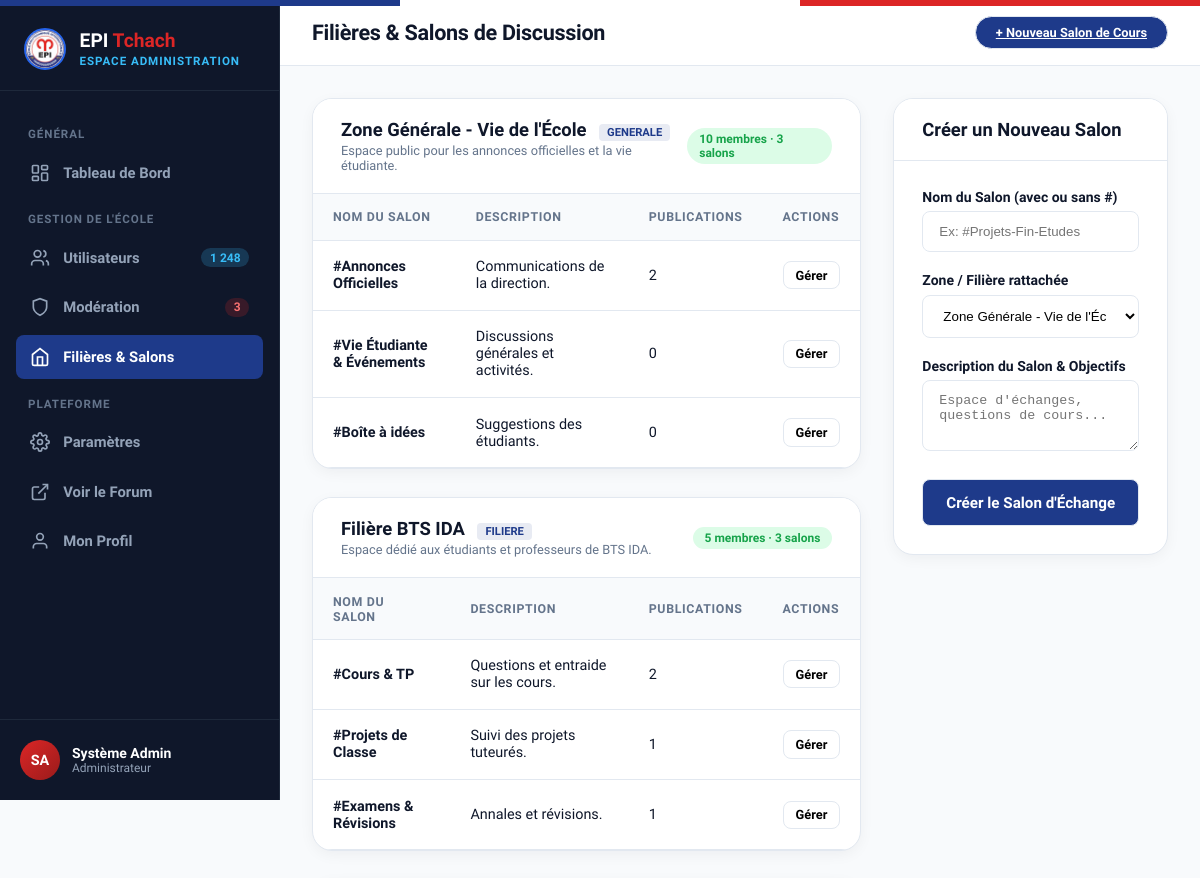
Before: /admin/categories (signed in, upper part) with the older database file.
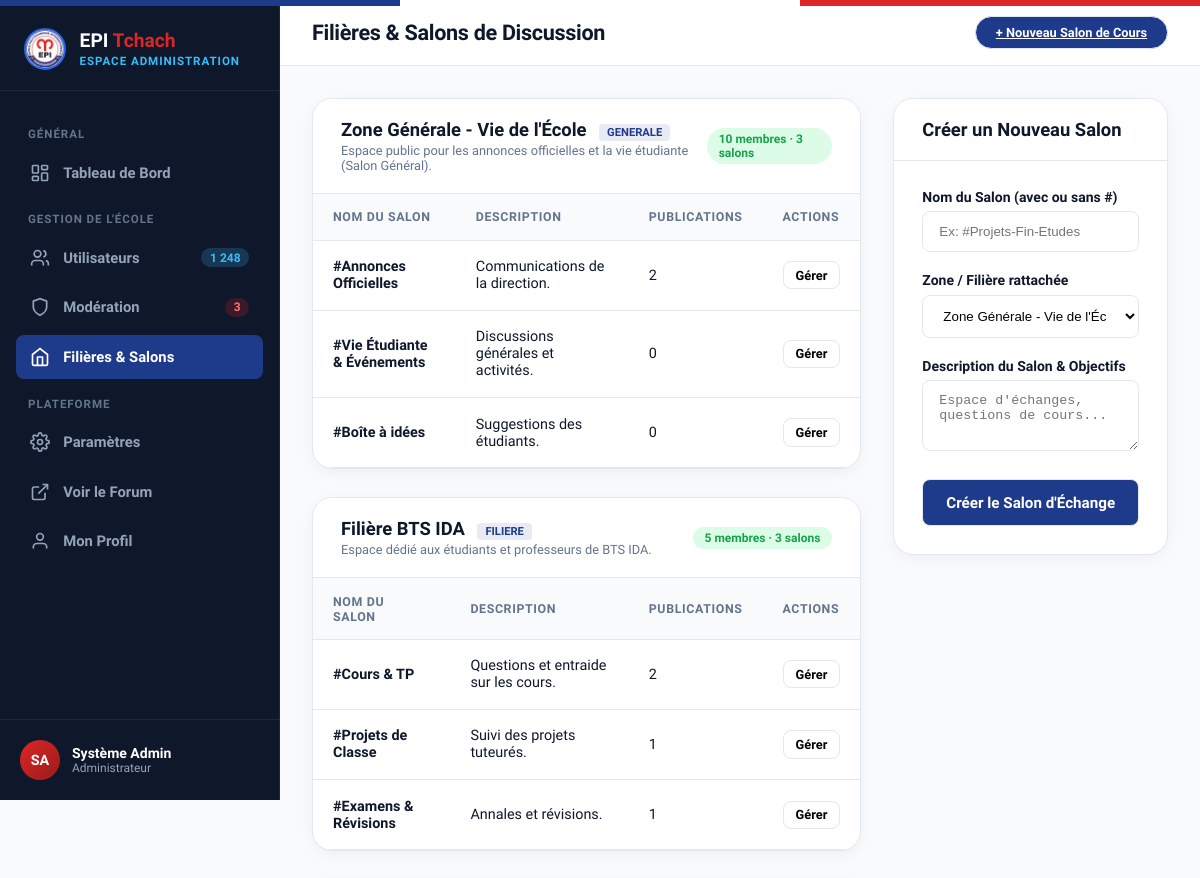
After: the same page with the newer database file.
### tables this page shows
CREATE TABLE zones (
    id              INT UNSIGNED AUTO_INCREMENT PRIMARY KEY,
    nom             VARCHAR(150) NOT NULL,
    type_zone       ENUM('generale','filiere','professeurs','delegation') NOT NULL,
    description     TEXT DEFAULT NULL,
    createur_id     INT UNSIGNED DEFAULT NULL,
    est_active      BOOLEAN NOT NULL DEFAULT TRUE,
    date_creation   DATETIME NOT NULL DEFAULT CURRENT_TIMESTAMP,
    FOREIGN KEY (createur_id) REFERENCES utilisateurs(id) ON DELETE SET NULL
);

CREATE TABLE categories (
    id          INT UNSIGNED AUTO_INCREMENT PRIMARY KEY,
    zone_id     INT UNSIGNED NOT NULL,
    nom         VARCHAR(150) NOT NULL,
    slug        VARCHAR(150) NOT NULL,
    description TEXT DEFAULT NULL,
    ordre       INT NOT NULL DEFAULT 0,
    est_active  BOOLEAN NOT NULL DEFAULT TRUE,
    FOREIGN KEY (zone_id) REFERENCES zones(id) ON DELETE CASCADE,
    UNIQUE KEY unique_slug_zone (zone_id, slug)
);

### controllers/AdminController.php (called while the page is built, shortened)
<?php
if (defined('ROOT_PATH')) {
    require_once ROOT_PATH . '/models/Salon.php';
} else {
    require_once dirname(__DIR__) . '/models/Admin.php';
    require_once dirname(__DIR__) . '/models/Salon.php';
}
class AdminController {
    private Salon $salonModel;
    public function __construct() {
        $this->adminModel = new Admin();
        $pdo = method_exists($this->adminModel, 'getPdo') ? $this->adminModel->getPdo() : null;
        $this->salonModel = new Salon($pdo);
    }
    public function categories(): void {
        global $baseUrl, $base, $assetBase, $asset;
        $zones = $this->salonModel->getZonesWithCategories();
        require_once ROOT_PATH . '/views/desktop/admin/categories.php';
    }
}

### models/Salon.php (called while the page is built, shortened)
<?php
class Salon {
    private ?PDO $pdo;
    public function __construct(?PDO $pdo = null) {
        if ($pdo !== null) {
            $this->pdo = $pdo;
        }
    }
    public function getZonesWithCategories(): array {
        $zonesStmt = $this->pdo->query("
            SELECT z.*,
                   (SELECT COUNT(*) FROM appartenance_zones WHERE zone_id = z.id) as membres_count,
                   (SELECT COUNT(*) FROM categories WHERE zone_id = z.id) as categories_count
            FROM zones z
            ORDER BY z.type_zone ASC, z.nom ASC
        ");
        $zones = $zonesStmt ? $zonesStmt->fetchAll() : [];
        foreach ($zones as &$zone) {
            $catStmt = $this->pdo->prepare("
                SELECT c.*,
                       (SELECT COUNT(*) FROM publications WHERE categorie_id = c.id) as publications_count
                FROM categories c
                WHERE c.zone_id = :zone_id
                ORDER BY c.ordre ASC, c.nom ASC
            ");
            $catStmt->execute(['zone_id' => $zone['id']]);
            $zone['categories'] = $catStmt->fetchAll();
        }
        return $zones;
    }
}

### views/desktop/admin/categories.php (the view, shortened to what this page needs)
<?php
$activeAdminPage = 'categories';
$asset = isset($assetBase) ? $assetBase : (isset($baseUrl) ? $baseUrl . '/public/assets' : '/public/assets');
$zones = isset($zones) ? $zones : [];
?>
<!DOCTYPE html>
<html lang="fr">
<head>
  <link rel="stylesheet" href="<?= $asset ?>/css/desktop/admin.css" />
</head>
<body>
  <div class="admin-tricolor"></div>
  <div class="admin-wrapper">
    <?php include ROOT_PATH . '/views/desktop/partials/admin-sidebar.php'; ?>
    <main class="admin-main-area">
      <header class="admin-topbar">
        <div class="topbar-left">
          <h1 class="page-title">Filières & Salons de Discussion</h1>
        </div>
        <div class="topbar-right">
          <a href="#nouveau-salon" class="btn-table-action" style="background:var(--admin-primary); color:#ffffff; padding:0.5rem 1.25rem; border-radius:9999px;">
            + Nouveau Salon de Cours
          </a>
        </div>
      </header>
      <div class="admin-content">
        <div class="admin-section-grid" style="grid-template-columns: 2fr 1fr; gap: 2rem;">
          <div style="display:flex; flex-direction:column; gap:1.75rem;">
            <?php if (empty($zones)): ?>
              <div class="admin-card" style="text-align:center; padding:2.5rem; color:var(--admin-muted);">
                <p style="font-weight:600; font-size:1rem;">Aucune zone ou filière enregistrée pour le moment.</p>
                <span style="font-size:0.85rem;">Utilisez le formulaire à droite pour créer votre premier salon.</span>
              </div>
            <?php else: ?>
              <?php foreach ($zones as $zone): ?>
                <div class="admin-card">
                  <div class="card-header-flex">
                    <div>
                      <h2 class="card-title">
                        <?= htmlspecialchars($zone['nom']) ?>
                        <span style="font-size:0.7rem; font-weight:700; padding:2px 8px; background:rgba(30,58,138,0.1); color:var(--admin-primary); border-radius:4px; text-transform:uppercase; margin-left:0.5rem;">
                          <?= htmlspecialchars($zone['type_zone']) ?>
                        </span>
                      </h2>
                      <p style="font-size:0.8rem; color:var(--admin-muted); margin-top:0.2rem;"><?= htmlspecialchars($zone['description'] ?? 'Espace d\'échanges officiel') ?></p>
                    </div>
                    <span class="status-pill status-active"><?= (int)($zone['membres_count'] ?? 0) ?> membres · <?= (int)($zone['categories_count'] ?? 0) ?> salons</span>
                  </div>
                  <div class="table-responsive">
                    <table class="admin-table">
                      <thead>
                        <tr>
                          <th>Nom du Salon</th>
                          <th>Description</th>
                          <th>Publications</th>
                          <th>Actions</th>
                        </tr>
                      </thead>
                      <tbody>
                        <?php if (empty($zone['categories'])): ?>
                          <tr>
                            <td colspan="4" style="text-align:center; color:var(--admin-muted); padding:1rem;">Aucun salon d'échange dans cette zone.</td>
                          </tr>
                        <?php else: ?>
                          <?php foreach ($zone['categories'] as $cat): ?>
                            <tr>
                              <td><strong>#<?= htmlspecialchars($cat['nom']) ?></strong></td>
                              <td><?= htmlspecialchars($cat['description'] ?? 'Aucune description') ?></td>
                              <td><?= number_format((int)($cat['publications_count'] ?? 0), 0, ',', ' ') ?></td>
                              <td>
                                <button type="button" class="btn-table-action" onclick="alert('Salon #<?= htmlspecialchars($cat['nom']) ?> (ID: <?= (int)$cat['id'] ?>)');">Gérer</button>
                              </td>
                            </tr>
                          <?php endforeach; ?>
                        <?php endif; ?>
                      </tbody>
                    </table>
                  </div>
                </div>
              <?php endforeach; ?>
            <?php endif; ?>
          </div>
          <div>
            <div class="admin-card" id="nouveau-salon">
              <div class="card-header-flex">
                <h2 class="card-title">Créer un Nouveau Salon</h2>
              </div>
              <div class="card-body">
                <form id="newChannelForm" action="<?= $base ?>/admin/categories/create-category" method="POST" style="display:flex; flex-direction:column; gap:1.25rem;">
                  <div>
                    <label style="display:block; font-size:0.875rem; font-weight:700; margin-bottom:0.4rem;" for="salonNomInput">Nom du Salon (avec ou sans #)</label>
                    <input type="text" id="salonNomInput" name="nom" class="search-box" style="width:100%; border-radius:var(--radius-sm); border:1.5px solid var(--admin-border); background:#ffffff; padding:0.75rem 1rem;" placeholder="Ex: #Projets-Fin-Etudes" required />
                  </div>
                  <div>
                    <label style="display:block; font-size:0.875rem; font-weight:700; margin-bottom:0.4rem;" for="salonZoneSelect">Zone / Filière rattachée</label>
                    <select id="salonZoneSelect" name="zone_id" class="search-box" style="width:100%; border-radius:var(--radius-sm); border:1.5px solid var(--admin-border); background:#ffffff; padding:0.75rem 1rem;">
                      <?php if (!empty($zones)): ?>
                        <?php foreach ($zones as $z): ?>
                          <option value="<?= (int)$z['id'] ?>"><?= htmlspecialchars($z['nom']) ?> (<?= htmlspecialchars($z['type_zone']) ?>)</option>
                        <?php endforeach; ?>
                      <?php endif; ?>
                    </select>
                  </div>
                  <div>
                    <label style="display:block; font-size:0.875rem; font-weight:700; margin-bottom:0.4rem;" for="salonDescInput">Description du Salon & Objectifs</label>
                    <textarea id="salonDescInput" name="description" rows="3" class="search-box" style="width:100%; border-radius:var(--radius-sm); border:1.5px solid var(--admin-border); background:#ffffff; padding:0.75rem 1rem; resize:vertical;" placeholder="Espace d'échanges, questions de cours..."></textarea>
                  </div>
                  <button type="submit" class="btn-table-action" style="background:var(--admin-primary); color:#ffffff; padding:0.85rem; font-size:0.95rem; border-radius:var(--radius-sm); margin-top:0.5rem;">
                    Créer le Salon d'Échange
                  </button>
                </form>
              </div>
            </div>
          </div>
        </div>
      </div>
    </main>
  </div>
</body>
</html>

### index.php (shortened to what this page needs)
<?php
if (!function_exists('getRequestedRoute')) {
    function getRequestedRoute(): string {
        if (!empty($_GET['url'])) {
            return trim($_GET['url'], '/');
        }
        $requestUri = $_SERVER['REQUEST_URI'] ?? '/';
        $path = parse_url($requestUri, PHP_URL_PATH) ?? '/';
        $cleanPath = trim($path, '/');
        return trim($cleanPath, '/');
    }
}
$fullRoute = getRequestedRoute();
$scriptName = str_replace('\\', '/', $_SERVER['SCRIPT_NAME'] ?? '');
$scriptDir = rtrim(dirname($scriptName), '/\\');
$isPublicEntry = (substr($scriptDir, -7) === '/public');
if ($isPublicEntry) {
    $projectBase = substr($scriptDir, 0, -7);
    $baseUrl = $scriptDir;
    $assetBase = $projectBase . '/public/assets';
} else {
    $projectBase = ($scriptDir === '' || $scriptDir === '.' || $scriptDir === '/') ? '' : $scriptDir;
    $baseUrl = $projectBase;
    $assetBase = ($projectBase !== '' ? $projectBase : '') . '/public/assets';
}
$base = $baseUrl;
switch ($fullRoute) {
    case 'admin/categories':
    case 'admin/filieres':
        require_once ROOT_PATH . '/controllers/AdminController.php';
        (new AdminController())->categories();
        break;
}

### views/desktop/partials/admin-sidebar.php (shortened to what this page needs)
<?php
$base = isset($baseUrl) ? $baseUrl : '';
$asset = isset($assetBase) ? $assetBase : (isset($baseUrl) ? $baseUrl . '/public/assets' : '/public/assets');
$logoFile = $asset . '/images/logo.jpeg';
$currentPage = $activeAdminPage ?? 'dashboard';
?>
<aside class="admin-sidebar">
  <a href="<?= $base ?>/admin" class="sidebar-brand-block">
    <img src="<?= htmlspecialchars($logoFile) ?>" alt="Logo EPI" class="admin-logo-img" onerror="this.src='<?= $asset ?>/images/logo.jpeg'" />
    <div class="admin-brand-text">
      <div class="admin-brand-title">EPI <span>Tchach</span></div>
      <div class="admin-badge-sub">Espace Administration</div>
    </div>
  </a>
  <nav class="sidebar-menu-nav">
    <div class="nav-section-title">Général</div>
    <a href="<?= $base ?>/admin" class="sidebar-link <?= $currentPage === 'dashboard' ? 'active' : '' ?>">
      <svg viewBox="0 0 24 24" fill="none" stroke="currentColor" stroke-width="2"><rect width="7" height="9" x="3" y="3" rx="1"/><rect width="7" height="5" x="14" y="3" rx="1"/><rect width="7" height="9" x="14" y="12" rx="1"/><rect width="7" height="5" x="3" y="16" rx="1"/></svg>
      <span>Tableau de Bord</span>
    </a>
    <div class="nav-section-title">Gestion de l'École</div>
    <a href="<?= $base ?>/admin/users" class="sidebar-link <?= $currentPage === 'users' ? 'active' : '' ?>">
      <svg viewBox="0 0 24 24" fill="none" stroke="currentColor" stroke-width="2"><path d="M16 21v-2a4 4 0 0 0-4-4H6a4 4 0 0 0-4 4v2"/><circle cx="9" cy="7" r="4"/><path d="M22 21v-2a4 4 0 0 0-3-3.87"/><path d="M16 3.13a4 4 0 0 1 0 7.75"/></svg>
      <span>Utilisateurs</span>
      <span class="link-counter" style="background:rgba(56,189,248,0.2); color:#38bdf8;">1 248</span>
    </a>
    <a href="<?= $base ?>/admin/moderation" class="sidebar-link <?= $currentPage === 'moderation' ? 'active' : '' ?>">
      <svg viewBox="0 0 24 24" fill="none" stroke="currentColor" stroke-width="2"><path d="M12 22s8-4 8-10V5l-8-3-8 3v7c0 6 8 10 8 10z"/></svg>
      <span>Modération</span>
      <span class="link-counter">3</span>
    </a>
    <a href="<?= $base ?>/admin/categories" class="sidebar-link <?= $currentPage === 'categories' ? 'active' : '' ?>">
      <svg viewBox="0 0 24 24" fill="none" stroke="currentColor" stroke-width="2"><path d="m3 9 9-7 9 7v11a2 2 0 0 1-2 2H5a2 2 0 0 1-2-2z"/><polyline points="9 22 9 12 15 12 15 22"/></svg>
      <span>Filières & Salons</span>
    </a>
    <div class="nav-section-title">Plateforme</div>
    <a href="<?= $base ?>/admin/settings" class="sidebar-link <?= $currentPage === 'settings' ? 'active' : '' ?>">
      <span>Paramètres</span>
    </a>
    <a href="<?= $base ?>/landing" class="sidebar-link" target="_blank">
      <svg viewBox="0 0 24 24" fill="none" stroke="currentColor" stroke-width="2"><path d="M18 13v6a2 2 0 0 1-2 2H5a2 2 0 0 1-2-2V8a2 2 0 0 1 2-2h6"/><polyline points="15 3 21 3 21 9"/><line x1="10" y1="14" x2="21" y2="3"/></svg>
      <span>Voir le Forum</span>
    </a>
    <a href="<?= $base ?>/profile" class="sidebar-link">
      <svg viewBox="0 0 24 24" fill="none" stroke="currentColor" stroke-width="2"><path d="M20 21v-2a4 4 0 0 0-4-4H8a4 4 0 0 0-4 4v2"/><circle cx="12" cy="7" r="4"/></svg>
      <span>Mon Profil</span>
    </a>
  </nav>
  <?php
  $nomAdmin = $_SESSION['user_nom'] ?? '';
  $prenomAdmin = $_SESSION['user_prenom'] ?? '';
  $adminFullName = trim($prenomAdmin . ' ' . $nomAdmin);
  $adminName = !empty($adminFullName) ? $adminFullName : 'Directeur Scolarité';
  $adminRole = !empty($_SESSION['user_role']) ? ucfirst($_SESSION['user_role']) : 'Super Administrateur';
  $initP = !empty($prenomAdmin) ? mb_substr($prenomAdmin, 0, 1) : '';
  $initN = !empty($nomAdmin) ? mb_substr($nomAdmin, 0, 1) : '';
  $adminAvatar = !empty($initP . $initN) ? strtoupper($initP . $initN) : 'AD';
  ?>
  <div class="sidebar-footer-card">
    <div class="admin-avatar"><?= htmlspecialchars($adminAvatar) ?></div>
    <div class="admin-user-info">
      <div class="admin-user-name"><?= htmlspecialchars($adminName) ?></div>
      <div class="admin-user-role"><?= htmlspecialchars($adminRole) ?></div>
    </div>
  </div>
</aside>

Changed rows visible on the page:
changed zones "Zone Générale - Vie de l'École": description "Espace public pour les annonces officielles et la vie étudiante." → "Espace public pour les annonces officielles et la vie étudiante (Salon Général)."
